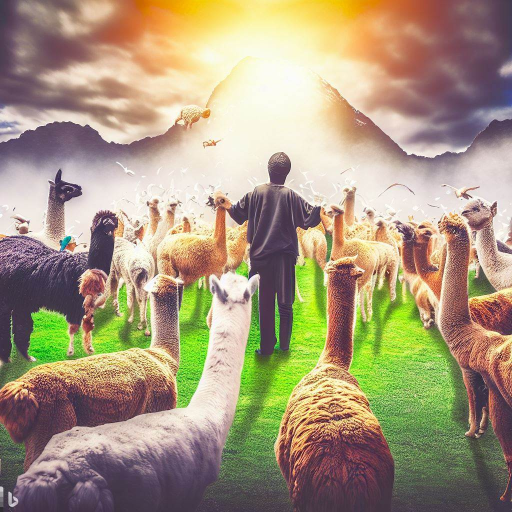
#> input picture android/app/src/main/cpp/llama_engine/media/llama-leader.jpeg, 1024 x 1024 px (shown at 1/2 size)
$ python -i hash_filter.py   (imports and definitions only)
#> lines starting #> are read from the running program, lines starting #| are printed output that depends on the picture
#> further down, picture is the input picture: shape (1024, 1024, 3); mean B, G, R 125.2, 152.1, 167.1
"""
src/videorag/ingestion/hash_filter.py
-------------------------------------
Edge CCTV Frame Hash & Motion Filter using Perceptual Hashing (pHash),
Difference Hashing (dHash), and Average Hashing (aHash).

Converts frame images into 64-bit binary integer fingerprints and measures
Hamming Distance against the previous keyframe. Drops static/duplicate frames
before invoking heavy VLM / LLM inference, saving 80–90% of edge compute resources.
"""

import logging
from typing import Dict, List, Tuple, Optional, Any
import numpy as np
import cv2

logger = logging.getLogger("videorag.ingestion.hash_filter")


class EdgeFrameFilter:
    """
    Perceptual Hashing & Hamming Distance Filter for CCTV Edge Optimization.

    Supports methods:
    - 'dhash': Difference Hashing (Fastest, compares adjacent pixel gradients)
    - 'phash': Perceptual Hashing (Uses 2D Discrete Cosine Transform / DCT, robust to brightness changes)
    - 'ahash': Average Hashing (Compares pixels against mean gray level)
    """

    def __init__(
        self,
        method: str = "dhash",
        hash_size: int = 8,
        threshold: int = 10,
        enable_motion_gate: bool = True,
    ):
        """
        :param method: Hash algorithm ('dhash', 'phash', 'ahash')
        :param hash_size: Grid dimension (8 produces 64-bit hashes, 16 produces 256-bit hashes)
        :param threshold: Hamming distance threshold for keyframe trigger (0..64)
        :param enable_motion_gate: If True, uses OpenCV MOG2 background subtractor prior to hashing
        """
        self.method = method.lower()
        self.hash_size = hash_size
        self.threshold = threshold
        self.enable_motion_gate = enable_motion_gate

        self.last_keyframe_hash: Optional[int] = None
        self.last_keyframe_img: Optional[np.ndarray] = None

        self.mog2 = cv2.createBackgroundSubtractorMOG2(history=500, varThreshold=16, detectShadows=False)

        # Audit stats
        self.reset_stats()

    def reset_stats(self):
        """Reset internal frame processing statistics."""
        self.stats = {
            "total_frames": 0,
            "keyframes_kept": 0,
            "frames_skipped": 0,
            "llm_compute_saved_pct": 0.0,
            "total_eval_time_ms": 0.0,
            "avg_eval_time_ms": 0.0,
            "audit_trail": [],
        }
        self.last_keyframe_hash = None
        self.last_keyframe_img = None

    # -----------------------------------------------------------------------
    # Hashing Algorithms
    # -----------------------------------------------------------------------

    def compute_dhash(self, image: np.ndarray) -> int:
        """Compute Difference Hash (dHash) — 64-bit integer."""
        gray = cv2.cvtColor(image, cv2.COLOR_BGR2GRAY) if len(image.shape) == 3 else image
        resized = cv2.resize(gray, (self.hash_size + 1, self.hash_size), interpolation=cv2.INTER_AREA)
        diff = resized[:, 1:] > resized[:, :-1]

        # Pack bits into 64-bit integer
        bit_string = "".join(["1" if b else "0" for b in diff.flatten()])
        return int(bit_string, 2)

    def compute_ahash(self, image: np.ndarray) -> int:
        """Compute Average Hash (aHash) — 64-bit integer."""
        gray = cv2.cvtColor(image, cv2.COLOR_BGR2GRAY) if len(image.shape) == 3 else image
        resized = cv2.resize(gray, (self.hash_size, self.hash_size), interpolation=cv2.INTER_AREA)
        avg = resized.mean()
        diff = resized > avg
        bit_string = "".join(["1" if b else "0" for b in diff.flatten()])
        return int(bit_string, 2)

    def compute_phash(self, image: np.ndarray) -> int:
        """Compute Perceptual Hash (pHash) using Discrete Cosine Transform (DCT)."""
        gray = cv2.cvtColor(image, cv2.COLOR_BGR2GRAY) if len(image.shape) == 3 else image
        # Resize to 32x32 for DCT
        resized = cv2.resize(gray, (32, 32), interpolation=cv2.INTER_AREA).astype(np.float32)
        dct = cv2.dct(resized)
        # Take top-left 8x8 low frequencies (excluding DC term at [0,0])
        dct_low = dct[0:self.hash_size, 0:self.hash_size]
        med = np.median(dct_low)
        diff = dct_low > med
        bit_string = "".join(["1" if b else "0" for b in diff.flatten()])
        return int(bit_string, 2)

    def compute_hash(self, image: np.ndarray) -> int:
        """Compute hash using selected method."""
        if self.method == "phash":
            return self.compute_phash(image)
        elif self.method == "ahash":
            return self.compute_ahash(image)
        else:
            return self.compute_dhash(image)

    @staticmethod
    def hamming_distance(hash1: int, hash2: int) -> int:
        """Compute bitwise Hamming distance between two integer hashes."""
        return bin(hash1 ^ hash2).count("1")

    # -----------------------------------------------------------------------
    # Frame Evaluation
    # -----------------------------------------------------------------------

    def evaluate_frame(
        self, image: np.ndarray, frame_idx: int = 0, timestamp: str = "00:00:00"
    ) -> Dict[str, Any]:
        """
        Evaluate if a frame is a KEYFRAME or STATIC/SKIP.

        Returns detailed audit dict with eval_time_ms for developer verification in UI.
        """
#> called with frame_idx = 0, timestamp = '00:00:00'
        import time
        t_start = time.perf_counter()

        self.stats["total_frames"] += 1

        # 1. Motion Gate check (OpenCV MOG2)
        motion_pct = 0.0
        if self.enable_motion_gate:
            fgmask = self.mog2.apply(image)
#> fgmask: shape (1024, 1024); every value is 255
            motion_pixels = cv2.countNonZero(fgmask)
#> motion_pixels = 1048576
            total_pixels = image.shape[0] * image.shape[1]
#> total_pixels = 1048576
            motion_pct = round((motion_pixels / total_pixels) * 100.0, 2)
#> motion_pct = 100

        # 2. Compute Perceptual / Difference Hash
        current_hash = self.compute_hash(image)
#> in compute_dhash, `gray = cv2.cvtColor(image, cv2.COLOR_BGR2GRAY) if len(image.shape) == ..`:
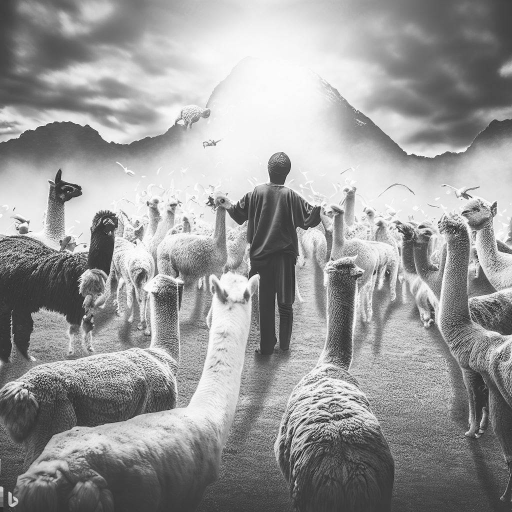
#> gray: shape (1024, 1024) (shown at 1/2 size); min 2, max 255, mean 153.5
#> current_hash = 17361633079611549714
        hash_hex = f"0x{current_hash:016x}"
#> hash_hex = '0xf0f0e94cceeae812'
        hash_bin = f"{current_hash:064b}"

        # 3. Handle First Frame
        if self.last_keyframe_hash is None:
            self.last_keyframe_hash = current_hash
#> self.last_keyframe_hash = 17361633079611549714
            self.last_keyframe_img = image.copy()
            self.stats["keyframes_kept"] += 1
            eval_time_ms = round((time.perf_counter() - t_start) * 1000, 3)
            self.stats["total_eval_time_ms"] += eval_time_ms
            self.stats["avg_eval_time_ms"] = round(self.stats["total_eval_time_ms"] / max(1, self.stats["total_frames"]), 3)

            audit_item = {
                "frame_idx": frame_idx,
                "timestamp": timestamp,
                "hash_hex": hash_hex,
                "hash_bin": hash_bin,
                "hamming_distance": 64,
                "threshold": self.threshold,
                "motion_pct": motion_pct,
                "is_keyframe": True,
                "status": "KEYFRAME",
                "reason": "Initial frame — Baseline reference keyframe set",
                "eval_time_ms": eval_time_ms,
            }
            self.stats["audit_trail"].append(audit_item)
            self._update_reduction_pct()
            return audit_item

        # 4. Compare Hamming distance to previous keyframe
        dist = self.hamming_distance(current_hash, self.last_keyframe_hash)
        is_keyframe = dist >= self.threshold

        if is_keyframe:
            self.last_keyframe_hash = current_hash
            self.last_keyframe_img = image.copy()
            self.stats["keyframes_kept"] += 1
            status_str = "KEYFRAME"
            reason_str = f"Hamming Distance {dist} >= Threshold {self.threshold} (Significant scene shift)"
        else:
            self.stats["frames_skipped"] += 1
            status_str = "SKIP"
            reason_str = f"Hamming Distance {dist} < Threshold {self.threshold} (Static scene / minor noise)"

        eval_time_ms = round((time.perf_counter() - t_start) * 1000, 3)
        self.stats["total_eval_time_ms"] += eval_time_ms
        self.stats["avg_eval_time_ms"] = round(self.stats["total_eval_time_ms"] / max(1, self.stats["total_frames"]), 3)
        self._update_reduction_pct()

        audit_item = {
            "frame_idx": frame_idx,
            "timestamp": timestamp,
            "hash_hex": hash_hex,
            "hash_bin": hash_bin,
            "hamming_distance": dist,
            "threshold": self.threshold,
            "motion_pct": motion_pct,
            "is_keyframe": is_keyframe,
            "status": status_str,
            "reason": reason_str,
            "eval_time_ms": eval_time_ms,
        }
        self.stats["audit_trail"].append(audit_item)
        return audit_item

    def _update_reduction_pct(self):
        """Update compute reduction percentage statistic."""
        tot = self.stats["total_frames"]
        kept = self.stats["keyframes_kept"]
        if tot > 0:
            skipped = tot - kept
            self.stats["llm_compute_saved_pct"] = round((skipped / tot) * 100.0, 1)

    def get_summary(self) -> Dict[str, Any]:
        return {
            "method": self.method,
            "hash_size": self.hash_size,
            "threshold": self.threshold,
            "total_frames": self.stats["total_frames"],
            "keyframes_kept": self.stats["keyframes_kept"],
            "frames_skipped": self.stats["frames_skipped"],
            "llm_compute_saved_pct": self.stats["llm_compute_saved_pct"],
        }

>>> import cv2
>>> picture = cv2.imread('../../../android/app/src/main/cpp/llama_engine/media/llama-leader.jpeg')
>>> result = EdgeFrameFilter().evaluate_frame(picture)
#> result = 11 items
